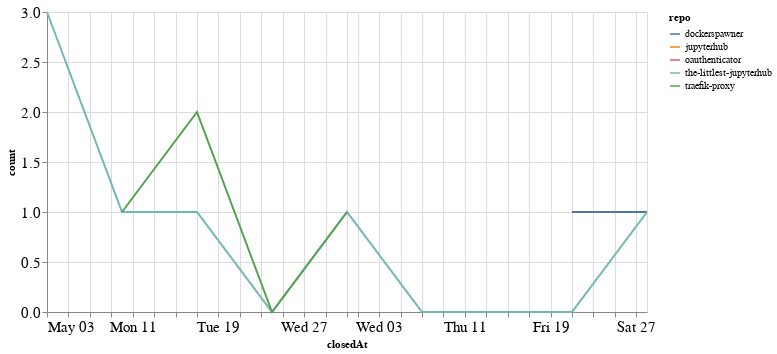

Notebook cell for this chart:
### Code cell
closed_by_time = closed_by.groupby('repo').resample('W', on='closedAt').count()['author'].reset_index()
closed_by_time = closed_by_time.rename(columns={'author': 'count'})

alt.Chart(closed_by_time, width=600).mark_line().encode(
    x='closedAt',
    y='count',
    color='repo',
    tooltip="repo"
)

### Figure 1 — Vega-Lite specification as saved in the notebook (floating-point values rounded to 4 significant figures)
{"config": {"axisLeft": {"labelFontSize": 15}, "axisBottom": {"labelFontSize": 15}}, "data": {"name": "data-7492d2b81e5fd4e6f4ba24aa551145e6"}, "mark": "line", "encoding": {"color": {"type": "nominal", "field": "repo"}, "tooltip": {"type": "nominal", "field": "repo"}, "x": {"type": "temporal", "field": "closedAt"}, "y": {"type": "quantitative", "field": "count"}}, "width": 600, "$schema": "https://vega.github.io/schema/vega-lite/v4.8.1.json", "datasets": {"data-7492d2b81e5fd4e6f4ba24aa551145e6": [{"repo": "dockerspawner", "closedAt": "2020-06-21T00:00:00", "count": 1}, {"repo": "dockerspawner", "closedAt": "2020-06-28T00:00:00", "count": 1}, {"repo": "jupyterhub", "closedAt": "2020-06-14T00:00:00", "count": 1}, {"repo": "oauthenticator", "closedAt": "2020-06-21T00:00:00", "count": 1}, {"repo": "the-littlest-jupyterhub", "closedAt": "2020-05-03T00:00:00", "count": 3}, {"repo": "the-littlest-jupyterhub", "closedAt": "2020-05-10T00:00:00", "count": 1}, {"repo": "the-littlest-jupyterhub", "closedAt": "2020-05-17T00:00:00", "count": 1}, {"repo": "the-littlest-jupyterhub", "closedAt": "2020-05-24T00:00:00", "count": 0}, {"repo": "the-littlest-jupyterhub", "closedAt": "2020-05-31T00:00:00", "count": 1}, {"repo": "the-littlest-jupyterhub", "closedAt": "2020-06-07T00:00:00", "count": 0}, {"repo": "the-littlest-jupyterhub", "closedAt": "2020-06-14T00:00:00", "count": 0}, {"repo": "the-littlest-jupyterhub", "closedAt": "2020-06-21T00:00:00", "count": 0}, {"repo": "the-littlest-jupyterhub", "closedAt": "2020-06-28T00:00:00", "count": 1}, {"repo": "traefik-proxy", "closedAt": "2020-05-10T00:00:00", "count": 1}, {"repo": "traefik-proxy", "closedAt": "2020-05-17T00:00:00", "count": 2}, {"repo": "traefik-proxy", "closedAt": "2020-05-24T00:00:00", "count": 0}, {"repo": "traefik-proxy", "closedAt": "2020-05-31T00:00:00", "count": 1}]}}
